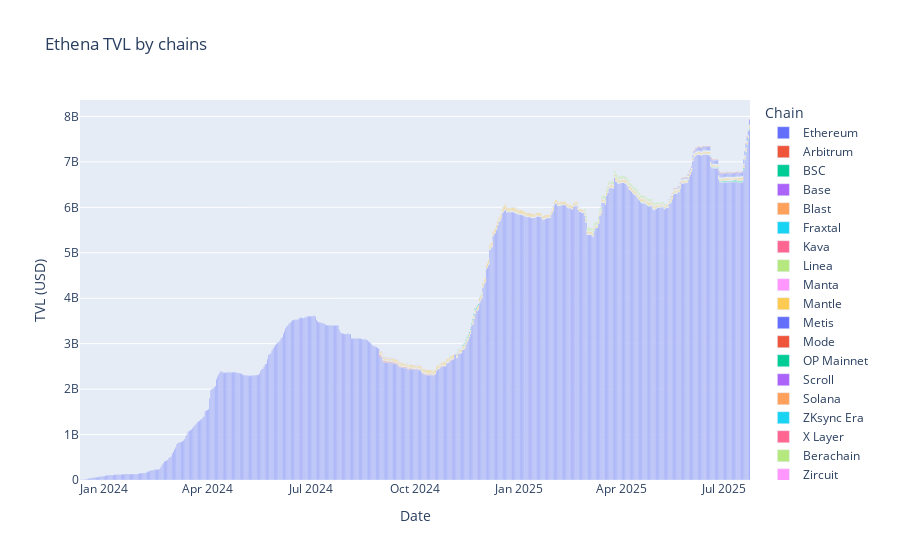

Here is the notebook cell this chart was saved with:
### Markdown cell above
### 2. TVL by chains

### Code cell
query = """
SELECT * FROM llama.circulating
"""
df= pd.read_sql(query, engine)

l = df['time'].max()

df = df.groupby(['time', 'chain']).agg(
    tvl=('circulating', 'sum')
).reset_index()

fig = px.bar(df, x="time", y="tvl", color="chain", title="Ethena TVL by chains")
fig.update_layout(
    xaxis_title="Date",
    yaxis_title="TVL (USD)",
    legend_title_text="Chain"
)
fig.show()

### Figure 1 — Plotly figure (JSON) as saved in the notebook; plotly's stock layout.template omitted (floating-point values rounded to 4 significant figures; data arrays with more than 128 entries replaced by an {"elided": "..."} marker saying what was removed)
{"data": [{"hovertemplate": "chain=Ethereum<br>time=%{x}<br>tvl=%{y}<extra></extra>", "legendgroup": "Ethereum", "marker": {"color": "#636efa", "pattern": {"shape": ""}}, "name": "Ethereum", "orientation": "v", "showlegend": true, "textposition": "auto", "type": "bar", "x": {"elided": "591 str values"}, "xaxis": "x", "y": {"elided": "591 int values"}, "yaxis": "y"}, {"hovertemplate": "chain=Arbitrum<br>time=%{x}<br>tvl=%{y}<extra></extra>", "legendgroup": "Arbitrum", "marker": {"color": "#EF553B", "pattern": {"shape": ""}}, "name": "Arbitrum", "orientation": "v", "showlegend": true, "textposition": "auto", "type": "bar", "x": {"elided": "327 str values"}, "xaxis": "x", "y": {"elided": "327 int values"}, "yaxis": "y"}, {"hovertemplate": "chain=BSC<br>time=%{x}<br>tvl=%{y}<extra></extra>", "legendgroup": "BSC", "marker": {"color": "#00cc96", "pattern": {"shape": ""}}, "name": "BSC", "orientation": "v", "showlegend": true, "textposition": "auto", "type": "bar", "x": {"elided": "327 str values"}, "xaxis": "x", "y": {"elided": "327 int values"}, "yaxis": "y"}, {"hovertemplate": "chain=Base<br>time=%{x}<br>tvl=%{y}<extra></extra>", "legendgroup": "Base", "marker": {"color": "#ab63fa", "pattern": {"shape": ""}}, "name": "Base", "orientation": "v", "showlegend": true, "textposition": "auto", "type": "bar", "x": {"elided": "327 str values"}, "xaxis": "x", "y": {"elided": "327 int values"}, "yaxis": "y"}, {"hovertemplate": "chain=Blast<br>time=%{x}<br>tvl=%{y}<extra></extra>", "legendgroup": "Blast", "marker": {"color": "#FFA15A", "pattern": {"shape": ""}}, "name": "Blast", "orientation": "v", "showlegend": true, "textposition": "auto", "type": "bar", "x": {"elided": "327 str values"}, "xaxis": "x", "y": {"elided": "327 int values"}, "yaxis": "y"}, {"hovertemplate": "chain=Fraxtal<br>time=%{x}<br>tvl=%{y}<extra></extra>", "legendgroup": "Fraxtal", "marker": {"color": "#19d3f3", "pattern": {"shape": ""}}, "name": "Fraxtal", "orientation": "v", "showlegend": true, "textposition": "auto", "type": "bar", "x": {"elided": "327 str values"}, "xaxis": "x", "y": {"elided": "327 int values"}, "yaxis": "y"}, {"hovertemplate": "chain=Kava<br>time=%{x}<br>tvl=%{y}<extra></extra>", "legendgroup": "Kava", "marker": {"color": "#FF6692", "pattern": {"shape": ""}}, "name": "Kava", "orientation": "v", "showlegend": true, "textposition": "auto", "type": "bar", "x": {"elided": "327 str values"}, "xaxis": "x", "y": {"elided": "327 int values"}, "yaxis": "y"}, {"hovertemplate": "chain=Linea<br>time=%{x}<br>tvl=%{y}<extra></extra>", "legendgroup": "Linea", "marker": {"color": "#B6E880", "pattern": {"shape": ""}}, "name": "Linea", "orientation": "v", "showlegend": true, "textposition": "auto", "type": "bar", "x": {"elided": "321 str values"}, "xaxis": "x", "y": {"elided": "321 int values"}, "yaxis": "y"}, {"hovertemplate": "chain=Manta<br>time=%{x}<br>tvl=%{y}<extra></extra>", "legendgroup": "Manta", "marker": {"color": "#FF97FF", "pattern": {"shape": ""}}, "name": "Manta", "orientation": "v", "showlegend": true, "textposition": "auto", "type": "bar", "x": {"elided": "327 str values"}, "xaxis": "x", "y": {"elided": "327 int values"}, "yaxis": "y"}, {"hovertemplate": "chain=Mantle<br>time=%{x}<br>tvl=%{y}<extra></extra>", "legendgroup": "Mantle", "marker": {"color": "#FECB52", "pattern": {"shape": ""}}, "name": "Mantle", "orientation": "v", "showlegend": true, "textposition": "auto", "type": "bar", "x": {"elided": "322 str values"}, "xaxis": "x", "y": {"elided": "322 int values"}, "yaxis": "y"}, {"hovertemplate": "chain=Metis<br>time=%{x}<br>tvl=%{y}<extra></extra>", "legendgroup": "Metis", "marker": {"color": "#636efa", "pattern": {"shape": ""}}, "name": "Metis", "orientation": "v", "showlegend": true, "textposition": "auto", "type": "bar", "x": {"elided": "327 str values"}, "xaxis": "x", "y": {"elided": "327 int values"}, "yaxis": "y"}, {"hovertemplate": "chain=Mode<br>time=%{x}<br>tvl=%{y}<extra></extra>", "legendgroup": "Mode", "marker": {"color": "#EF553B", "pattern": {"shape": ""}}, "name": "Mode", "orientation": "v", "showlegend": true, "textposition": "auto", "type": "bar", "x": {"elided": "327 str values"}, "xaxis": "x", "y": {"elided": "327 int values"}, "yaxis": "y"}, {"hovertemplate": "chain=OP Mainnet<br>time=%{x}<br>tvl=%{y}<extra></extra>", "legendgroup": "OP Mainnet", "marker": {"color": "#00cc96", "pattern": {"shape": ""}}, "name": "OP Mainnet", "orientation": "v", "showlegend": true, "textposition": "auto", "type": "bar", "x": {"elided": "327 str values"}, "xaxis": "x", "y": {"elided": "327 int values"}, "yaxis": "y"}, {"hovertemplate": "chain=Scroll<br>time=%{x}<br>tvl=%{y}<extra></extra>", "legendgroup": "Scroll", "marker": {"color": "#ab63fa", "pattern": {"shape": ""}}, "name": "Scroll", "orientation": "v", "showlegend": true, "textposition": "auto", "type": "bar", "x": {"elided": "322 str values"}, "xaxis": "x", "y": {"elided": "322 int values"}, "yaxis": "y"}, {"hovertemplate": "chain=Solana<br>time=%{x}<br>tvl=%{y}<extra></extra>", "legendgroup": "Solana", "marker": {"color": "#FFA15A", "pattern": {"shape": ""}}, "name": "Solana", "orientation": "v", "showlegend": true, "textposition": "auto", "type": "bar", "x": {"elided": "327 str values"}, "xaxis": "x", "y": {"elided": "327 int values"}, "yaxis": "y"}, {"hovertemplate": "chain=ZKsync Era<br>time=%{x}<br>tvl=%{y}<extra></extra>", "legendgroup": "ZKsync Era", "marker": {"color": "#19d3f3", "pattern": {"shape": ""}}, "name": "ZKsync Era", "orientation": "v", "showlegend": true, "textposition": "auto", "type": "bar", "x": {"elided": "320 str values"}, "xaxis": "x", "y": {"elided": "320 int values"}, "yaxis": "y"}, {"hovertemplate": "chain=X Layer<br>time=%{x}<br>tvl=%{y}<extra></extra>", "legendgroup": "X Layer", "marker": {"color": "#FF6692", "pattern": {"shape": ""}}, "name": "X Layer", "orientation": "v", "showlegend": true, "textposition": "auto", "type": "bar", "x": {"elided": "195 str values"}, "xaxis": "x", "y": {"elided": "195 int values"}, "yaxis": "y"}, {"hovertemplate": "chain=Berachain<br>time=%{x}<br>tvl=%{y}<extra></extra>", "legendgroup": "Berachain", "marker": {"color": "#B6E880", "pattern": {"shape": ""}}, "name": "Berachain", "orientation": "v", "showlegend": true, "textposition": "auto", "type": "bar", "x": {"elided": "146 str values"}, "xaxis": "x", "y": {"elided": "146 int values"}, "yaxis": "y"}, {"hovertemplate": "chain=Zircuit<br>time=%{x}<br>tvl=%{y}<extra></extra>", "legendgroup": "Zircuit", "marker": {"color": "#FF97FF", "pattern": {"shape": ""}}, "name": "Zircuit", "orientation": "v", "showlegend": true, "textposition": "auto", "type": "bar", "x": ["2025-04-02T00:00:00", "2025-04-03T00:00:00", "2025-04-04T00:00:00", "2025-04-05T00:00:00", "2025-04-06T00:00:00", "2025-04-07T00:00:00", "2025-04-08T00:00:00", "2025-04-09T00:00:00", "2025-04-10T00:00:00", "2025-04-11T00:00:00", "2025-04-12T00:00:00", "2025-04-13T00:00:00", "2025-04-14T00:00:00", "2025-04-15T00:00:00", "2025-04-16T00:00:00", "2025-04-17T00:00:00", "2025-04-18T00:00:00", "2025-04-19T00:00:00", "2025-04-20T00:00:00", "2025-04-21T00:00:00", "2025-04-22T00:00:00", "2025-04-23T00:00:00", "2025-04-24T00:00:00", "2025-04-25T00:00:00", "2025-04-26T00:00:00", "2025-04-27T00:00:00", "2025-04-28T00:00:00", "2025-04-29T00:00:00", "2025-04-30T00:00:00", "2025-05-01T00:00:00", "2025-05-02T00:00:00", "2025-05-03T00:00:00", "2025-05-04T00:00:00", "2025-05-05T00:00:00", "2025-05-06T00:00:00", "2025-05-07T00:00:00", "2025-05-08T00:00:00", "2025-05-09T00:00:00", "2025-05-10T00:00:00", "2025-05-11T00:00:00", "2025-05-12T00:00:00", "2025-05-13T00:00:00", "2025-05-14T00:00:00", "2025-05-15T00:00:00", "2025-05-16T00:00:00", "2025-05-17T00:00:00", "2025-05-18T00:00:00", "2025-05-19T00:00:00", "2025-05-20T00:00:00", "2025-05-21T00:00:00", "2025-05-22T00:00:00", "2025-05-23T00:00:00", "2025-05-24T00:00:00", "2025-05-25T00:00:00", "2025-05-26T00:00:00", "2025-05-27T00:00:00", "2025-05-28T00:00:00", "2025-05-29T00:00:00", "2025-05-30T00:00:00", "2025-05-31T00:00:00", "2025-06-01T00:00:00", "2025-06-02T00:00:00", "2025-06-03T00:00:00", "2025-06-04T00:00:00", "2025-06-05T00:00:00", "2025-06-06T00:00:00", "2025-06-07T00:00:00", "2025-06-08T00:00:00", "2025-06-09T00:00:00", "2025-06-10T00:00:00", "2025-06-11T00:00:00", "2025-06-12T00:00:00", "2025-06-13T00:00:00", "2025-06-14T00:00:00", "2025-06-15T00:00:00", "2025-06-16T00:00:00", "2025-06-17T00:00:00", "2025-06-18T00:00:00", "2025-06-19T00:00:00", "2025-06-20T00:00:00", "2025-06-21T00:00:00", "2025-06-22T00:00:00", "2025-06-23T00:00:00", "2025-06-24T00:00:00", "2025-06-25T00:00:00", "2025-06-26T00:00:00", "2025-06-27T00:00:00", "2025-06-28T00:00:00", "2025-06-29T00:00:00", "2025-06-30T00:00:00", "2025-07-01T00:00:00", "2025-07-02T00:00:00", "2025-07-03T00:00:00", "2025-07-04T00:00:00", "2025-07-05T00:00:00", "2025-07-06T00:00:00", "2025-07-07T00:00:00", "2025-07-08T00:00:00", "2025-07-09T00:00:00", "2025-07-10T00:00:00", "2025-07-11T00:00:00", "2025-07-12T00:00:00", "2025-07-13T00:00:00", "2025-07-14T00:00:00", "2025-07-15T00:00:00", "2025-07-16T00:00:00", "2025-07-17T00:00:00", "2025-07-18T00:00:00", "2025-07-19T00:00:00", "2025-07-20T00:00:00", "2025-07-21T00:00:00", "2025-07-22T00:00:00", "2025-07-23T00:00:00"], "xaxis": "x", "y": [330930, 330930, 330524, 329540, 328548, 397529, 326111, 356112, 326109, 366109, 326097, 356100, 325523, 324993, 325003, 325003, 325036, 324290, 324302, 323858, 324019, 323608, 323475, 323447, 320908, 320476, 320476, 320466, 319460, 319552, 319470, 319603, 319006, 319006, 318946, 347912, 312870, 312208, 312208, 311926, 306777, 306688, 306638, 306662, 306375, 306362, 302655, 302655, 302553, 302055, 302076, 302035, 302035, 302004, 302004, 302004, 302020, 302033, 301847, 301754, 301754, 301649, 301649, 295188, 295203, 295171, 295167, 294677, 294517, 294517, 291925, 291925, 291913, 291913, 291913, 291673, 291683, 291683, 291658, 291651, 291651, 291609, 291402, 291402, 291502, 290836, 290931, 290828, 285819, 285819, 285819, 285819, 283922, 283907, 283788, 283742, 283742, 283742, 283842, 283842, 271838, 271668, 271817, 266091, 266091, 266091, 266078, 266076, 266063, 266063, 265067, 264063, 264062], "yaxis": "y"}, {"hovertemplate": "chain=Movement<br>time=%{x}<br>tvl=%{y}<extra></extra>", "legendgroup": "Movement", "marker": {"color": "#FECB52", "pattern": {"shape": ""}}, "name": "Movement", "orientation": "v", "showlegend": true, "textposition": "auto", "type": "bar", "x": ["2025-04-22T00:00:00", "2025-04-23T00:00:00", "2025-04-24T00:00:00", "2025-04-25T00:00:00", "2025-04-26T00:00:00", "2025-04-27T00:00:00", "2025-04-28T00:00:00", "2025-04-29T00:00:00", "2025-04-30T00:00:00", "2025-05-01T00:00:00", "2025-05-02T00:00:00", "2025-05-03T00:00:00", "2025-05-04T00:00:00", "2025-05-05T00:00:00", "2025-05-06T00:00:00", "2025-05-07T00:00:00", "2025-05-08T00:00:00", "2025-05-09T00:00:00", "2025-05-10T00:00:00", "2025-05-11T00:00:00", "2025-05-12T00:00:00", "2025-05-13T00:00:00", "2025-05-14T00:00:00", "2025-05-15T00:00:00", "2025-05-16T00:00:00", "2025-05-17T00:00:00", "2025-05-18T00:00:00", "2025-05-19T00:00:00", "2025-05-20T00:00:00", "2025-05-21T00:00:00", "2025-05-22T00:00:00", "2025-05-23T00:00:00", "2025-05-24T00:00:00", "2025-05-25T00:00:00", "2025-05-26T00:00:00", "2025-05-27T00:00:00", "2025-05-28T00:00:00", "2025-05-29T00:00:00", "2025-05-30T00:00:00", "2025-05-31T00:00:00", "2025-06-01T00:00:00", "2025-06-02T00:00:00", "2025-06-03T00:00:00", "2025-06-04T00:00:00", "2025-06-05T00:00:00", "2025-06-06T00:00:00", "2025-06-07T00:00:00", "2025-06-08T00:00:00", "2025-06-09T00:00:00", "2025-06-10T00:00:00", "2025-06-11T00:00:00", "2025-06-12T00:00:00", "2025-06-13T00:00:00", "2025-06-14T00:00:00", "2025-06-15T00:00:00", "2025-06-16T00:00:00", "2025-06-17T00:00:00", "2025-06-18T00:00:00", "2025-06-19T00:00:00", "2025-06-20T00:00:00", "2025-06-21T00:00:00", "2025-06-22T00:00:00", "2025-06-23T00:00:00", "2025-06-24T00:00:00", "2025-06-25T00:00:00", "2025-06-26T00:00:00", "2025-06-27T00:00:00", "2025-06-28T00:00:00", "2025-06-29T00:00:00", "2025-06-30T00:00:00", "2025-07-01T00:00:00", "2025-07-02T00:00:00", "2025-07-03T00:00:00", "2025-07-04T00:00:00", "2025-07-05T00:00:00", "2025-07-06T00:00:00", "2025-07-07T00:00:00", "2025-07-08T00:00:00", "2025-07-09T00:00:00", "2025-07-10T00:00:00", "2025-07-11T00:00:00", "2025-07-12T00:00:00", "2025-07-13T00:00:00", "2025-07-14T00:00:00", "2025-07-15T00:00:00", "2025-07-16T00:00:00", "2025-07-17T00:00:00", "2025-07-18T00:00:00", "2025-07-19T00:00:00", "2025-07-20T00:00:00", "2025-07-21T00:00:00", "2025-07-22T00:00:00", "2025-07-23T00:00:00"], "xaxis": "x", "y": [1006717, 1006717, 1006717, 1006717, 897767, 522280, 507897, 424632, 416613, 416613, 399619, 378179, 356431, 296123, 294138, 285672, 244282, 240935, 240935, 330910, 330910, 345889, 345889, 445827, 445632, 451546, 458529, 458529, 458529, 458529, 458529, 465524, 465524, 465524, 468022, 468001, 468001, 468001, 468001, 467699, 464134, 464134, 460161, 460161, 460161, 460161, 458640, 458640, 351422, 314801, 314801, 314801, 314801, 314801, 387971, 387971, 387971, 387971, 377514, 377514, 377514, 354288, 354288, 354288, 399681, 399681, 546900, 577333, 577333, 526432, 526432, 526432, 526432, 526432, 511600, 488467, 488467, 488467, 488467, 484370, 459394, 459394, 459394, 459394, 459394, 459394, 459394, 459394, 399684, 399684, 399684, 399684, 399683], "yaxis": "y"}, {"hovertemplate": "chain=TON<br>time=%{x}<br>tvl=%{y}<extra></extra>", "legendgroup": "TON", "marker": {"color": "#636efa", "pattern": {"shape": ""}}, "name": "TON", "orientation": "v", "showlegend": true, "textposition": "auto", "type": "bar", "x": ["2025-05-03T00:00:00", "2025-05-04T00:00:00", "2025-05-05T00:00:00", "2025-05-06T00:00:00", "2025-05-07T00:00:00", "2025-05-08T00:00:00", "2025-05-09T00:00:00", "2025-05-10T00:00:00", "2025-05-11T00:00:00", "2025-05-12T00:00:00", "2025-05-13T00:00:00", "2025-05-14T00:00:00", "2025-05-15T00:00:00", "2025-05-16T00:00:00", "2025-05-17T00:00:00", "2025-05-18T00:00:00", "2025-05-19T00:00:00", "2025-05-20T00:00:00", "2025-05-21T00:00:00", "2025-05-22T00:00:00", "2025-05-23T00:00:00", "2025-05-24T00:00:00", "2025-05-25T00:00:00", "2025-05-26T00:00:00", "2025-05-27T00:00:00", "2025-05-28T00:00:00", "2025-05-29T00:00:00", "2025-05-30T00:00:00", "2025-05-31T00:00:00", "2025-06-01T00:00:00", "2025-06-02T00:00:00", "2025-06-03T00:00:00", "2025-06-04T00:00:00", "2025-06-05T00:00:00", "2025-06-06T00:00:00", "2025-06-07T00:00:00", "2025-06-08T00:00:00", "2025-06-09T00:00:00", "2025-06-10T00:00:00", "2025-06-11T00:00:00", "2025-06-12T00:00:00", "2025-06-13T00:00:00", "2025-06-14T00:00:00", "2025-06-15T00:00:00", "2025-06-16T00:00:00", "2025-06-17T00:00:00", "2025-06-18T00:00:00", "2025-06-19T00:00:00", "2025-06-20T00:00:00", "2025-06-21T00:00:00", "2025-06-22T00:00:00", "2025-06-23T00:00:00", "2025-06-24T00:00:00", "2025-06-25T00:00:00", "2025-06-26T00:00:00", "2025-06-27T00:00:00", "2025-06-28T00:00:00", "2025-06-29T00:00:00", "2025-06-30T00:00:00", "2025-07-01T00:00:00", "2025-07-02T00:00:00", "2025-07-03T00:00:00", "2025-07-04T00:00:00", "2025-07-05T00:00:00", "2025-07-06T00:00:00", "2025-07-07T00:00:00", "2025-07-08T00:00:00", "2025-07-09T00:00:00", "2025-07-10T00:00:00", "2025-07-11T00:00:00", "2025-07-12T00:00:00", "2025-07-13T00:00:00", "2025-07-14T00:00:00", "2025-07-15T00:00:00", "2025-07-16T00:00:00", "2025-07-17T00:00:00", "2025-07-18T00:00:00", "2025-07-19T00:00:00", "2025-07-20T00:00:00", "2025-07-21T00:00:00", "2025-07-22T00:00:00", "2025-07-23T00:00:00"], "xaxis": "x", "y": [14031, 14061, 14061, 14061, 14058, 16642, 16848, 518286, 518291, 518291, 528279, 6523472, 11523492, 11531492, 11540910, 11540910, 11550933, 11550933, 18395329, 18395329, 18415309, 18435322, 22435322, 22435322, 22435322, 22435322, 22435320, 22620339, 22739886, 29915760, 30049012, 30402748, 31540967, 41598871, 63624316, 81804712, 81817019, 81895406, 82157842, 82129455, 82142103, 82216006, 87220267, 87220270, 87220269, 87231647, 87231647, 87237616, 87257616, 87257913, 87262800, 87252773, 87252780, 87252780, 87252780, 87270480, 87270480, 87270514, 87266690, 87266724, 87242616, 87237577, 87255077, 87255077, 87254921, 87254921, 87254921, 87260444, 87255428, 87275428, 87315728, 87313215, 87313294, 87316312, 87319102, 87396244, 87449606, 87472886, 87539210, 87539210, 87539210, 122157716], "yaxis": "y"}, {"hovertemplate": "chain=Hyperliquid L1<br>time=%{x}<br>tvl=%{y}<extra></extra>", "legendgroup": "Hyperliquid L1", "marker": {"color": "#EF553B", "pattern": {"shape": ""}}, "name": "Hyperliquid L1", "orientation": "v", "showlegend": true, "textposition": "auto", "type": "bar", "x": ["2025-05-15T00:00:00", "2025-05-16T00:00:00", "2025-05-17T00:00:00", "2025-05-18T00:00:00", "2025-05-19T00:00:00", "2025-05-20T00:00:00", "2025-05-21T00:00:00", "2025-05-22T00:00:00", "2025-05-23T00:00:00", "2025-05-24T00:00:00", "2025-05-25T00:00:00", "2025-05-26T00:00:00", "2025-05-27T00:00:00", "2025-05-28T00:00:00", "2025-05-29T00:00:00", "2025-05-30T00:00:00", "2025-05-31T00:00:00", "2025-06-01T00:00:00", "2025-06-02T00:00:00", "2025-06-03T00:00:00", "2025-06-04T00:00:00", "2025-06-05T00:00:00", "2025-06-06T00:00:00", "2025-06-07T00:00:00", "2025-06-08T00:00:00", "2025-06-09T00:00:00", "2025-06-10T00:00:00", "2025-06-11T00:00:00", "2025-06-12T00:00:00", "2025-06-13T00:00:00", "2025-06-14T00:00:00", "2025-06-15T00:00:00", "2025-06-16T00:00:00", "2025-06-17T00:00:00", "2025-06-18T00:00:00", "2025-06-19T00:00:00", "2025-06-20T00:00:00", "2025-06-21T00:00:00", "2025-06-22T00:00:00", "2025-06-23T00:00:00", "2025-06-24T00:00:00", "2025-06-25T00:00:00", "2025-06-26T00:00:00", "2025-06-27T00:00:00", "2025-06-28T00:00:00", "2025-06-29T00:00:00", "2025-06-30T00:00:00", "2025-07-01T00:00:00", "2025-07-02T00:00:00", "2025-07-03T00:00:00", "2025-07-04T00:00:00", "2025-07-05T00:00:00", "2025-07-06T00:00:00", "2025-07-07T00:00:00", "2025-07-08T00:00:00", "2025-07-09T00:00:00", "2025-07-10T00:00:00", "2025-07-11T00:00:00", "2025-07-12T00:00:00", "2025-07-13T00:00:00", "2025-07-14T00:00:00", "2025-07-15T00:00:00", "2025-07-16T00:00:00", "2025-07-17T00:00:00", "2025-07-18T00:00:00", "2025-07-19T00:00:00", "2025-07-20T00:00:00", "2025-07-21T00:00:00", "2025-07-22T00:00:00", "2025-07-23T00:00:00"], "xaxis": "x", "y": [7712147, 8901842, 11049563, 10856337, 10614165, 10496468, 11007648, 11420874, 11031849, 12776060, 12557376, 13076420, 12555487, 13404931, 12824298, 14565528, 14500991, 12762492, 12143288, 13302267, 13117049, 14687571, 12665862, 13385581, 11286491, 11378114, 11051248, 11106101, 11604334, 9628076, 10065076, 10429947, 10560868, 12164305, 11547376, 12025374, 11625164, 11826522, 12910332, 12810404, 12445738, 12114231, 11864843, 12160105, 11412070, 11298842, 11325355, 11317920, 11221909, 11356623, 11635459, 11730047, 10714506, 11107692, 12021713, 13314458, 12452513, 11393338, 11434992, 10848800, 10485901, 10220621, 10222768, 9887501, 9524493, 9497067, 9463453, 9720600, 9505491, 9305525], "yaxis": "y"}], "layout": {"barmode": "relative", "legend": {"title": {"text": "Chain"}, "tracegroupgap": 0}, "title": {"text": "Ethena TVL by chains"}, "xaxis": {"anchor": "y", "domain": [0, 1], "title": {"text": "Date"}}, "yaxis": {"anchor": "x", "domain": [0, 1], "title": {"text": "TVL (USD)"}}}}
